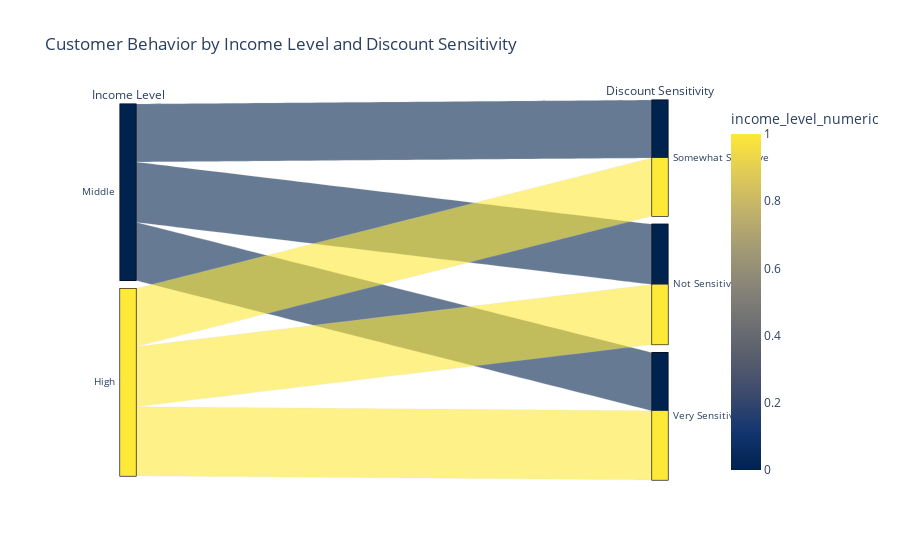

Here is the notebook cell this chart was saved with:
### Code cell
# Customer Behavior by Income Level and Discount Sensitivity
income_mapping = {'Middle':0, 'High':1}
df['income_level_numeric'] = df['Income_Level'].map(income_mapping)
px.parallel_categories(df,dimensions=['Income_Level','Discount_Sensitivity'],
                        color='income_level_numeric', color_continuous_scale='Cividis',
                        labels={'Income_Level':'Income Level', 'Discount_Sensitivity':'Discount Sensitivity',}, 
                          title='Customer Behavior by Income Level and Discount Sensitivity')

### Figure 1 — Plotly figure (JSON) as saved in the notebook; plotly's stock layout.template omitted (floating-point values rounded to 4 significant figures; data arrays with more than 128 entries replaced by an {"elided": "..."} marker saying what was removed)
{"data": [{"dimensions": [{"label": "Income Level", "values": {"elided": "1000 str values"}}, {"label": "Discount Sensitivity", "values": {"elided": "1000 str values"}}], "domain": {"x": [0, 1], "y": [0, 1]}, "line": {"color": {"elided": "1000 int values"}, "coloraxis": "coloraxis"}, "name": "", "type": "parcats"}], "layout": {"coloraxis": {"colorbar": {"title": {"text": "income_level_numeric"}}, "colorscale": [[0, "#00224e"], [0.1111, "#123570"], [0.2222, "#3b496c"], [0.3333, "#575d6d"], [0.4444, "#707173"], [0.5556, "#8a8678"], [0.6667, "#a59c74"], [0.7778, "#c3b369"], [0.8889, "#e1cc55"], [1, "#fee838"]]}, "legend": {"tracegroupgap": 0}, "title": {"text": "Customer Behavior by Income Level and Discount Sensitivity"}}}
